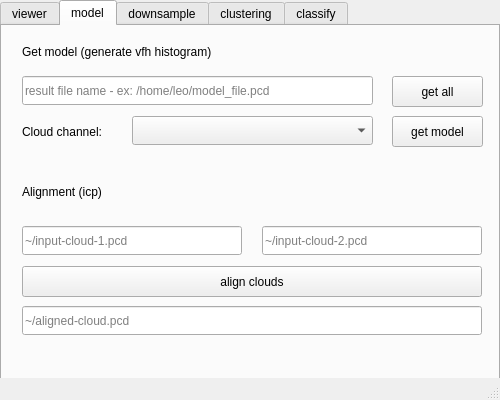
<?xml version="1.0" encoding="UTF-8"?>
<ui version="4.0">
 <class>main_screen</class>
 <widget class="QMainWindow" name="main_screen">
  <property name="geometry">
   <rect>
    <x>0</x>
    <y>0</y>
    <width>500</width>
    <height>400</height>
   </rect>
  </property>
  <property name="sizePolicy">
   <sizepolicy hsizetype="Fixed" vsizetype="Fixed">
    <horstretch>0</horstretch>
    <verstretch>0</verstretch>
   </sizepolicy>
  </property>
  <property name="windowTitle">
   <string>Kinect Config</string>
  </property>
  <widget class="QWidget" name="centralWidget">
   <property name="sizePolicy">
    <sizepolicy hsizetype="Fixed" vsizetype="Fixed">
     <horstretch>0</horstretch>
     <verstretch>0</verstretch>
    </sizepolicy>
   </property>
   <widget class="QTabWidget" name="tabs">
    <property name="geometry">
     <rect>
      <x>0</x>
      <y>0</y>
      <width>500</width>
      <height>400</height>
     </rect>
    </property>
    <property name="minimumSize">
     <size>
      <width>400</width>
      <height>251</height>
     </size>
    </property>
    <property name="tabPosition">
     <enum>QTabWidget::North</enum>
    </property>
    <property name="tabShape">
     <enum>QTabWidget::Rounded</enum>
    </property>
    <property name="currentIndex">
     <number>1</number>
    </property>
    <property name="elideMode">
     <enum>Qt::ElideLeft</enum>
    </property>
    <widget class="QWidget" name="viewer_tab">
     <attribute name="title">
      <string>viewer</string>
     </attribute>
     <widget class="QLineEdit" name="txtCloudPath">
      <property name="geometry">
       <rect>
        <x>20</x>
        <y>50</y>
        <width>341</width>
        <height>29</height>
       </rect>
      </property>
      <property name="placeholderText">
       <string>ex: /home/user/cloud.pcd</string>
      </property>
      <property name="clearButtonEnabled">
       <bool>false</bool>
      </property>
     </widget>
     <widget class="QPushButton" name="btnViewCloud">
      <property name="geometry">
       <rect>
        <x>380</x>
        <y>50</y>
        <width>91</width>
        <height>71</height>
       </rect>
      </property>
      <property name="text">
       <string>view</string>
      </property>
     </widget>
     <widget class="QComboBox" name="cbCloudType">
      <property name="geometry">
       <rect>
        <x>20</x>
        <y>90</y>
        <width>211</width>
        <height>29</height>
       </rect>
      </property>
     </widget>
     <widget class="QLabel" name="label_15">
      <property name="geometry">
       <rect>
        <x>20</x>
        <y>160</y>
        <width>141</width>
        <height>21</height>
       </rect>
      </property>
      <property name="text">
       <string>vfh histogram viewer</string>
      </property>
     </widget>
     <widget class="QLineEdit" name="txtVfhPath">
      <property name="geometry">
       <rect>
        <x>20</x>
        <y>190</y>
        <width>351</width>
        <height>29</height>
       </rect>
      </property>
      <property name="placeholderText">
       <string>ex: /home/user/histogram.pcd</string>
      </property>
      <property name="clearButtonEnabled">
       <bool>false</bool>
      </property>
     </widget>
     <widget class="QPushButton" name="btnViewVFH">
      <property name="geometry">
       <rect>
        <x>380</x>
        <y>190</y>
        <width>91</width>
        <height>31</height>
       </rect>
      </property>
      <property name="text">
       <string>view</string>
      </property>
     </widget>
     <widget class="QLabel" name="label_16">
      <property name="geometry">
       <rect>
        <x>20</x>
        <y>20</y>
        <width>91</width>
        <height>21</height>
       </rect>
      </property>
      <property name="text">
       <string>cloud viewer</string>
      </property>
     </widget>
     <widget class="QCheckBox" name="pubCloudCheckBox">
      <property name="geometry">
       <rect>
        <x>250</x>
        <y>90</y>
        <width>111</width>
        <height>27</height>
       </rect>
      </property>
      <property name="styleSheet">
       <string notr="true">border:  none;
outline:  none;</string>
      </property>
      <property name="text">
       <string>publish cloud</string>
      </property>
     </widget>
    </widget>
    <widget class="QWidget" name="model_tab">
     <attribute name="title">
      <string>model</string>
     </attribute>
     <widget class="QPushButton" name="alignCloudsBtn">
      <property name="geometry">
       <rect>
        <x>20</x>
        <y>240</y>
        <width>460</width>
        <height>31</height>
       </rect>
      </property>
      <property name="text">
       <string>align clouds</string>
      </property>
     </widget>
     <widget class="QLineEdit" name="txtOutputPath">
      <property name="geometry">
       <rect>
        <x>20</x>
        <y>50</y>
        <width>351</width>
        <height>29</height>
       </rect>
      </property>
      <property name="dragEnabled">
       <bool>true</bool>
      </property>
      <property name="placeholderText">
       <string>result file name - ex: /home/leo/model_file.pcd</string>
      </property>
     </widget>
     <widget class="QLabel" name="label_8">
      <property name="geometry">
       <rect>
        <x>20</x>
        <y>10</y>
        <width>241</width>
        <height>31</height>
       </rect>
      </property>
      <property name="text">
       <string>Get model (generate vfh histogram)</string>
      </property>
     </widget>
     <widget class="QLineEdit" name="pathTextCloud1">
      <property name="geometry">
       <rect>
        <x>20</x>
        <y>200</y>
        <width>220</width>
        <height>29</height>
       </rect>
      </property>
      <property name="placeholderText">
       <string>~/input-cloud-1.pcd</string>
      </property>
     </widget>
     <widget class="QLineEdit" name="pathTextCloud2">
      <property name="geometry">
       <rect>
        <x>260</x>
        <y>200</y>
        <width>220</width>
        <height>29</height>
       </rect>
      </property>
      <property name="placeholderText">
       <string>~/input-cloud-2.pcd</string>
      </property>
     </widget>
     <widget class="QLineEdit" name="pathTextCloudOut">
      <property name="geometry">
       <rect>
        <x>20</x>
        <y>280</y>
        <width>460</width>
        <height>29</height>
       </rect>
      </property>
      <property name="placeholderText">
       <string>~/aligned-cloud.pcd</string>
      </property>
     </widget>
     <widget class="QPushButton" name="getCloudInstant">
      <property name="geometry">
       <rect>
        <x>390</x>
        <y>90</y>
        <width>91</width>
        <height>31</height>
       </rect>
      </property>
      <property name="text">
       <string>get model</string>
      </property>
     </widget>
     <widget class="QLabel" name="label_9">
      <property name="geometry">
       <rect>
        <x>20</x>
        <y>150</y>
        <width>101</width>
        <height>31</height>
       </rect>
      </property>
      <property name="text">
       <string>Alignment (icp)</string>
      </property>
     </widget>
     <widget class="QComboBox" name="cbCloudChannel">
      <property name="geometry">
       <rect>
        <x>130</x>
        <y>90</y>
        <width>241</width>
        <height>29</height>
       </rect>
      </property>
     </widget>
     <widget class="QLabel" name="label_13">
      <property name="geometry">
       <rect>
        <x>20</x>
        <y>90</y>
        <width>101</width>
        <height>31</height>
       </rect>
      </property>
      <property name="text">
       <string>Cloud channel:</string>
      </property>
     </widget>
     <widget class="QPushButton" name="getCloudsInstant">
      <property name="geometry">
       <rect>
        <x>390</x>
        <y>50</y>
        <width>91</width>
        <height>31</height>
       </rect>
      </property>
      <property name="text">
       <string>get all</string>
      </property>
      <property name="flat">
       <bool>false</bool>
      </property>
     </widget>
    </widget>
    <widget class="QWidget" name="downsample_tab">
     <attribute name="title">
      <string>downsample</string>
     </attribute>
     <widget class="QRadioButton" name="radioButtonNoFilter">
      <property name="geometry">
       <rect>
        <x>20</x>
        <y>20</y>
        <width>108</width>
        <height>27</height>
       </rect>
      </property>
      <property name="text">
       <string>No Filter</string>
      </property>
     </widget>
     <widget class="QRadioButton" name="radioButtonVoxel">
      <property name="geometry">
       <rect>
        <x>20</x>
        <y>50</y>
        <width>131</width>
        <height>27</height>
       </rect>
      </property>
      <property name="text">
       <string>VoxelGrid Filter</string>
      </property>
     </widget>
     <widget class="QSlider" name="horizontalSlider">
      <property name="geometry">
       <rect>
        <x>80</x>
        <y>100</y>
        <width>250</width>
        <height>20</height>
       </rect>
      </property>
      <property name="styleSheet">
       <string notr="true">border: none;
outline: none;</string>
      </property>
      <property name="orientation">
       <enum>Qt::Horizontal</enum>
      </property>
     </widget>
     <widget class="QSlider" name="horizontalSlider_2">
      <property name="geometry">
       <rect>
        <x>80</x>
        <y>130</y>
        <width>250</width>
        <height>20</height>
       </rect>
      </property>
      <property name="styleSheet">
       <string notr="true">border: none;
outline: none;</string>
      </property>
      <property name="orientation">
       <enum>Qt::Horizontal</enum>
      </property>
     </widget>
     <widget class="QSlider" name="horizontalSlider_3">
      <property name="geometry">
       <rect>
        <x>80</x>
        <y>160</y>
        <width>250</width>
        <height>20</height>
       </rect>
      </property>
      <property name="styleSheet">
       <string notr="true">border: none;
outline: none;</string>
      </property>
      <property name="orientation">
       <enum>Qt::Horizontal</enum>
      </property>
     </widget>
     <widget class="QLabel" name="label_2">
      <property name="geometry">
       <rect>
        <x>20</x>
        <y>97</y>
        <width>50</width>
        <height>20</height>
       </rect>
      </property>
      <property name="text">
       <string>voxel x</string>
      </property>
     </widget>
     <widget class="QLabel" name="label_3">
      <property name="geometry">
       <rect>
        <x>20</x>
        <y>127</y>
        <width>50</width>
        <height>20</height>
       </rect>
      </property>
      <property name="text">
       <string>voxel y</string>
      </property>
     </widget>
     <widget class="QLabel" name="label_4">
      <property name="geometry">
       <rect>
        <x>20</x>
        <y>157</y>
        <width>50</width>
        <height>20</height>
       </rect>
      </property>
      <property name="text">
       <string>voxel z</string>
      </property>
     </widget>
     <widget class="QLabel" name="label_5">
      <property name="geometry">
       <rect>
        <x>340</x>
        <y>157</y>
        <width>41</width>
        <height>20</height>
       </rect>
      </property>
      <property name="text">
       <string>0.00</string>
      </property>
     </widget>
     <widget class="QLabel" name="label_6">
      <property name="geometry">
       <rect>
        <x>340</x>
        <y>97</y>
        <width>41</width>
        <height>20</height>
       </rect>
      </property>
      <property name="text">
       <string>0.00</string>
      </property>
     </widget>
     <widget class="QLabel" name="label_7">
      <property name="geometry">
       <rect>
        <x>340</x>
        <y>127</y>
        <width>41</width>
        <height>20</height>
       </rect>
      </property>
      <property name="text">
       <string>0.00</string>
      </property>
     </widget>
     <widget class="QPushButton" name="pushButton">
      <property name="geometry">
       <rect>
        <x>270</x>
        <y>30</y>
        <width>86</width>
        <height>29</height>
       </rect>
      </property>
      <property name="text">
       <string>teste</string>
      </property>
     </widget>
    </widget>
    <widget class="QWidget" name="clustering_tab">
     <attribute name="title">
      <string>clustering</string>
     </attribute>
     <widget class="QRadioButton" name="radioButton_3">
      <property name="geometry">
       <rect>
        <x>30</x>
        <y>20</y>
        <width>141</width>
        <height>27</height>
       </rect>
      </property>
      <property name="text">
       <string>Euclidian Distance</string>
      </property>
     </widget>
     <widget class="QRadioButton" name="radioButton_4">
      <property name="geometry">
       <rect>
        <x>30</x>
        <y>60</y>
        <width>108</width>
        <height>27</height>
       </rect>
      </property>
      <property name="text">
       <string>DBScan</string>
      </property>
     </widget>
     <widget class="QSpinBox" name="spinBox">
      <property name="geometry">
       <rect>
        <x>310</x>
        <y>40</y>
        <width>51</width>
        <height>30</height>
       </rect>
      </property>
     </widget>
     <widget class="QLabel" name="label">
      <property name="geometry">
       <rect>
        <x>210</x>
        <y>40</y>
        <width>91</width>
        <height>31</height>
       </rect>
      </property>
      <property name="text">
       <string>Cluster count</string>
      </property>
     </widget>
    </widget>
    <widget class="QWidget" name="classifier_tab">
     <attribute name="title">
      <string>classify</string>
     </attribute>
     <widget class="QLabel" name="label_10">
      <property name="geometry">
       <rect>
        <x>20</x>
        <y>160</y>
        <width>66</width>
        <height>31</height>
       </rect>
      </property>
      <property name="text">
       <string>ros topic</string>
      </property>
     </widget>
     <widget class="QLineEdit" name="topicText">
      <property name="geometry">
       <rect>
        <x>100</x>
        <y>160</y>
        <width>271</width>
        <height>29</height>
       </rect>
      </property>
      <property name="placeholderText">
       <string>ex: /home/leo/model</string>
      </property>
      <property name="clearButtonEnabled">
       <bool>false</bool>
      </property>
     </widget>
     <widget class="QPushButton" name="btnClassify">
      <property name="geometry">
       <rect>
        <x>390</x>
        <y>160</y>
        <width>91</width>
        <height>71</height>
       </rect>
      </property>
      <property name="text">
       <string>compute</string>
      </property>
     </widget>
     <widget class="QLabel" name="label_11">
      <property name="geometry">
       <rect>
        <x>20</x>
        <y>200</y>
        <width>66</width>
        <height>31</height>
       </rect>
      </property>
      <property name="text">
       <string>file path</string>
      </property>
     </widget>
     <widget class="QLineEdit" name="modelPathText">
      <property name="geometry">
       <rect>
        <x>100</x>
        <y>200</y>
        <width>271</width>
        <height>29</height>
       </rect>
      </property>
      <property name="placeholderText">
       <string>ex: /clustering/0</string>
      </property>
     </widget>
     <widget class="QLabel" name="label_12">
      <property name="geometry">
       <rect>
        <x>20</x>
        <y>20</y>
        <width>66</width>
        <height>31</height>
       </rect>
      </property>
      <property name="text">
       <string>file path</string>
      </property>
     </widget>
     <widget class="QPushButton" name="btnModeling">
      <property name="geometry">
       <rect>
        <x>390</x>
        <y>20</y>
        <width>91</width>
        <height>31</height>
       </rect>
      </property>
      <property name="text">
       <string>modeling</string>
      </property>
     </widget>
     <widget class="QLineEdit" name="modelText">
      <property name="geometry">
       <rect>
        <x>100</x>
        <y>20</y>
        <width>271</width>
        <height>29</height>
       </rect>
      </property>
      <property name="placeholderText">
       <string>ex: /home/leo/cloud.pcd</string>
      </property>
      <property name="clearButtonEnabled">
       <bool>false</bool>
      </property>
     </widget>
     <widget class="QPushButton" name="openFolderBtn">
      <property name="geometry">
       <rect>
        <x>100</x>
        <y>270</y>
        <width>151</width>
        <height>29</height>
       </rect>
      </property>
      <property name="text">
       <string>open current folder</string>
      </property>
     </widget>
    </widget>
   </widget>
  </widget>
  <widget class="QMenuBar" name="menuBar">
   <property name="geometry">
    <rect>
     <x>0</x>
     <y>0</y>
     <width>500</width>
     <height>26</height>
    </rect>
   </property>
  </widget>
  <widget class="QStatusBar" name="statusBar"/>
 </widget>
 <layoutdefault spacing="6" margin="11"/>
 <resources/>
 <connections/>
</ui>
